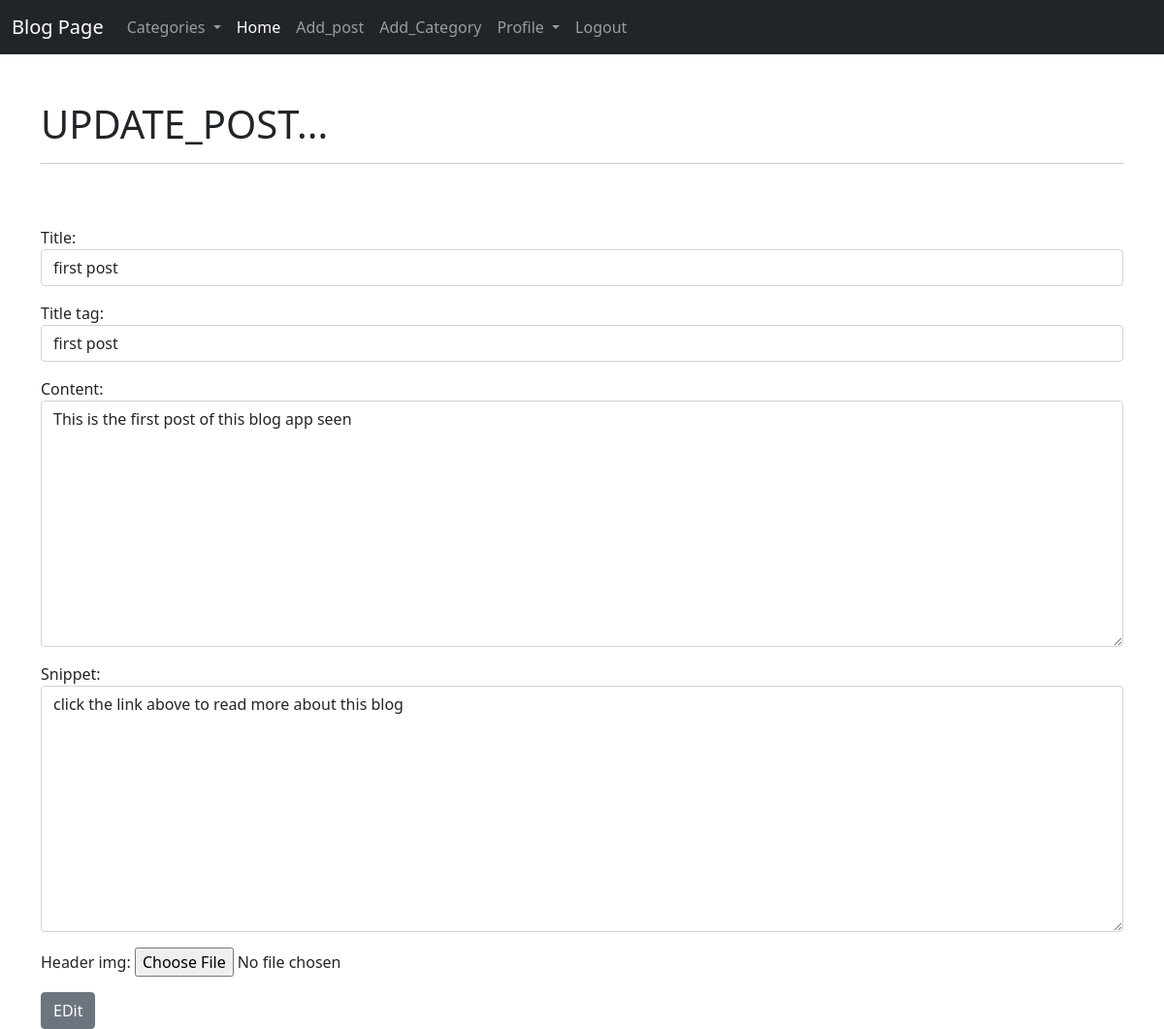
The app's page /edit/1 (signed in) with its own data.
### base/models.py (models this page shows, shortened)
class Post(models.Model):
    title = models.CharField(max_length=255)
    title_tag = models.CharField(max_length=255)
    header_img= models.ImageField(null=True, blank=True, upload_to="images/")
    content = RichTextField(blank=True, null=True)
    date_posted = models.DateTimeField(auto_now_add=True)
    author = models.ForeignKey(User, on_delete=models.CASCADE)
    category = models.CharField(max_length= 255, default= "coding")
    snippet = models.CharField(max_length= 255)
    likes = models.ManyToManyField(User, related_name='blog_post')

### base/views.py (the view)
# urls.py: path('edit/<int:pk>', EditPostView.as_view(), name="edit"),
class EditPostView (UpdateView):
    model = Post
    form_class = EditForm
    template_name = "base/update_post.html"
    def get_context_data (self, *args, **kwargs):
        cat_menu = Category.objects.all()
        context = super(EditPostView,self).get_context_data()
        context ["cat_menu"] = cat_menu
        return context

### base/forms.py
class EditForm(forms.ModelForm):
    class Meta:
        model = Post
        fields = ('title','title_tag','content', 'snippet','header_img')
        widgets = {
            'title': forms.TextInput(attrs={'class':'form-control'}),
            'title_tag': forms.TextInput(attrs={'class':'form-control'}),
            'content': forms.Textarea(attrs={'class':'form-control'}),
            'snippet': forms.Textarea(attrs={'class':'form-control'}),
            }

### base/models.py (called while the page is built)
    def __str__(self):
        return self.name

### base/templates/base/update_post.html (shortened to what this page needs)
{% extends "base/base.html" %}
{% block content %}
{% if user.is_authenticated%}
    {% if user.id == post.author.id%}
        <h1> UPDATE_POST...</h1><hr><br><br>
        <div class = "form-group">
            <form method="POST">
                {{form.as_p}}
                <button class="btn btn-secondary">EDit</button>
            </div>
    {% else %}
    You can't make change to this post
    {% endif %}
{% else%}
You're not login
{% endif %}
{% endblock content %}

### records on screen
Post: title "first post", title_tag "first post", content "This is the first post of this blog app seen", snippet "click the link above to read more about this blog"
